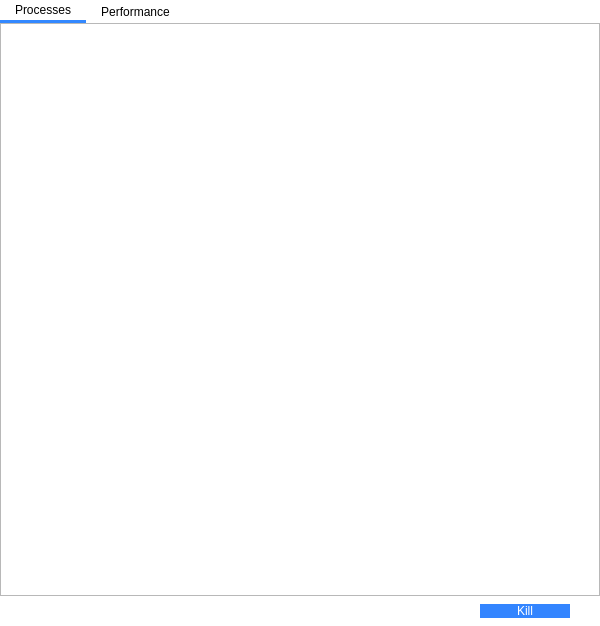
<?xml version="1.0" encoding="UTF-8"?>
<ui version="4.0">
 <class>MainWindow</class>
 <widget class="QMainWindow" name="MainWindow">
  <property name="geometry">
   <rect>
    <x>0</x>
    <y>0</y>
    <width>600</width>
    <height>626</height>
   </rect>
  </property>
  <property name="minimumSize">
   <size>
    <width>590</width>
    <height>540</height>
   </size>
  </property>
  <property name="windowTitle">
   <string>TaskManager</string>
  </property>
  <property name="styleSheet">
   <string notr="true">QMainWindow{
	background-color: white;
}

QTabBar::tab{
	color:black;
	background: transparent;
	border: none;
	padding-left: 15px;
	padding-right: 15px;
	padding-top: 3px;
	padding-bottom: 3px;
}

QTabBar::tab:selected {
	border-bottom : 3px solid rgb(51, 136, 255);
	padding-bottom: 3px;
}

QTabBar::tab:hover:!selected{
	color:rgb(190, 190, 190);
	padding-bottom: 3px;
}

QTabWidget::pane{
	border:none;
}

QTreeView::item:selected{
	background-color: rgb(205,232,255);
	color:black;
}

QTreeView::item:hover:!selected {
    background-color: rgb(229, 243, 255);
}

QTreeView::item{
	min-height:30px;
}

QTreeView::branch:selected{
	background:rgb(205,232,255);
}

QTreeView::branch:hover:!selected{
	background:rgb(229, 243, 255);
}

QHeaderView::section {
	min-height:50px;
	border:none;
	border-right:1px solid qlineargradient(spread:pad, x1:0.484, y1:0.994318, x2:0.489, y2:0.244, stop:0 rgba(165, 165, 165, 255), stop:1 rgba(255, 255, 255, 255));
	border-bottom:1px solid rgb(189, 189, 189);
	background-color:white;
}

QHeaderView::section:hover{
	background-color:rgb(229, 243, 255);
}


QPushButton{
 	background-color:rgb(51,133,255);
	border:none;
	color:rgb(255,255,255);
}

QPushButton:hover{
	background-color:rgb(49,126,243);
	border:none
}

QPushButton:pressed{
	background-color:rgb(48,117,220);
	border:none}

QListView{
	background:transparent;
	border:none;
}

QListView::item:selected{
	background-color: rgb(205,232,255);
	color:black;
	border:1px solid rgb(17, 125, 187);
}

QListView::item:hover:!selected {
   background-color: rgb(229, 243, 255);
	border:1px solid rgb(17, 125, 187);
}

QListView::item{
	min-height:80px;
}

</string>
  </property>
  <widget class="QWidget" name="centralWidget">
   <property name="styleSheet">
    <string notr="true"/>
   </property>
   <layout class="QVBoxLayout" name="verticalLayout">
    <property name="spacing">
     <number>5</number>
    </property>
    <property name="leftMargin">
     <number>0</number>
    </property>
    <property name="topMargin">
     <number>0</number>
    </property>
    <property name="rightMargin">
     <number>0</number>
    </property>
    <property name="bottomMargin">
     <number>0</number>
    </property>
    <item>
     <widget class="QTabWidget" name="centralTabWidget">
      <property name="currentIndex">
       <number>0</number>
      </property>
      <widget class="QWidget" name="processTab">
       <attribute name="title">
        <string>Processes</string>
       </attribute>
       <layout class="QVBoxLayout" name="verticalLayout_2">
        <property name="spacing">
         <number>0</number>
        </property>
        <property name="leftMargin">
         <number>0</number>
        </property>
        <property name="topMargin">
         <number>0</number>
        </property>
        <property name="rightMargin">
         <number>0</number>
        </property>
        <property name="bottomMargin">
         <number>0</number>
        </property>
        <item>
         <widget class="QTreeView" name="processView"/>
        </item>
        <item>
         <widget class="QWidget" name="killProcessWidget" native="true">
          <layout class="QHBoxLayout" name="horizontalLayout">
           <property name="spacing">
            <number>0</number>
           </property>
           <property name="leftMargin">
            <number>480</number>
           </property>
           <property name="topMargin">
            <number>8</number>
           </property>
           <property name="rightMargin">
            <number>30</number>
           </property>
           <property name="bottomMargin">
            <number>8</number>
           </property>
           <item>
            <widget class="QPushButton" name="killProcessButton">
             <property name="text">
              <string>Kill</string>
             </property>
            </widget>
           </item>
          </layout>
         </widget>
        </item>
       </layout>
      </widget>
      <widget class="QWidget" name="performanceTab">
       <attribute name="title">
        <string>Performance</string>
       </attribute>
       <layout class="QHBoxLayout" name="horizontalLayout_3" stretch="1,2">
        <property name="spacing">
         <number>10</number>
        </property>
        <property name="leftMargin">
         <number>5</number>
        </property>
        <property name="topMargin">
         <number>5</number>
        </property>
        <property name="rightMargin">
         <number>15</number>
        </property>
        <property name="bottomMargin">
         <number>0</number>
        </property>
        <item>
         <widget class="QListWidget" name="usageOptionList">
          <property name="viewMode">
           <enum>QListView::ListMode</enum>
          </property>
          <item>
           <property name="text">
            <string>CPU</string>
           </property>
           <property name="font">
            <font>
             <pointsize>15</pointsize>
            </font>
           </property>
          </item>
          <item>
           <property name="text">
            <string>Memory</string>
           </property>
           <property name="font">
            <font>
             <pointsize>15</pointsize>
            </font>
           </property>
          </item>
         </widget>
        </item>
        <item>
         <widget class="QStackedWidget" name="stackedWidget">
          <property name="currentIndex">
           <number>0</number>
          </property>
          <widget class="QWidget" name="cpuPage">
           <layout class="QVBoxLayout" name="verticalLayout_4" stretch="1,6,6">
            <property name="spacing">
             <number>0</number>
            </property>
            <property name="leftMargin">
             <number>0</number>
            </property>
            <property name="topMargin">
             <number>0</number>
            </property>
            <property name="rightMargin">
             <number>0</number>
            </property>
            <property name="bottomMargin">
             <number>0</number>
            </property>
            <item>
             <layout class="QHBoxLayout" name="horizontalLayout_4" stretch="1,5">
              <property name="spacing">
               <number>0</number>
              </property>
              <property name="leftMargin">
               <number>5</number>
              </property>
              <item>
               <widget class="QLabel" name="cpuLabel">
                <property name="text">
                 <string>CPU</string>
                </property>
               </widget>
              </item>
              <item>
               <widget class="QLabel" name="cpuName">
                <property name="text">
                 <string>TextLabel</string>
                </property>
                <property name="alignment">
                 <set>Qt::AlignRight|Qt::AlignTrailing|Qt::AlignVCenter</set>
                </property>
               </widget>
              </item>
             </layout>
            </item>
            <item>
             <widget class="UsagePlot" name="cpuUsagePLot" native="true"/>
            </item>
            <item>
             <layout class="QHBoxLayout" name="horizontalLayout_5">
              <property name="spacing">
               <number>10</number>
              </property>
              <property name="leftMargin">
               <number>5</number>
              </property>
              <item>
               <layout class="QVBoxLayout" name="verticalLayout_3" stretch="4,1,1">
                <property name="spacing">
                 <number>0</number>
                </property>
                <property name="bottomMargin">
                 <number>40</number>
                </property>
                <item>
                 <layout class="QGridLayout" name="gridLayout">
                  <property name="verticalSpacing">
                   <number>0</number>
                  </property>
                  <item row="0" column="1">
                   <widget class="QLabel" name="label_3">
                    <property name="text">
                     <string>Speed</string>
                    </property>
                   </widget>
                  </item>
                  <item row="0" column="0">
                   <widget class="QLabel" name="label_2">
                    <property name="text">
                     <string>Utilization</string>
                    </property>
                   </widget>
                  </item>
                  <item row="3" column="0">
                   <widget class="QLabel" name="processes">
                    <property name="text">
                     <string>TextLabel</string>
                    </property>
                   </widget>
                  </item>
                  <item row="1" column="0">
                   <widget class="QLabel" name="utilization">
                    <property name="text">
                     <string>TextLabel</string>
                    </property>
                   </widget>
                  </item>
                  <item row="3" column="1">
                   <widget class="QLabel" name="temperature">
                    <property name="palette">
                     <palette>
                      <active>
                       <colorrole role="WindowText">
                        <brush brushstyle="SolidPattern">
                         <color alpha="255">
                          <red>242</red>
                          <green>98</green>
                          <blue>31</blue>
                         </color>
                        </brush>
                       </colorrole>
                      </active>
                      <inactive>
                       <colorrole role="WindowText">
                        <brush brushstyle="SolidPattern">
                         <color alpha="255">
                          <red>242</red>
                          <green>98</green>
                          <blue>31</blue>
                         </color>
                        </brush>
                       </colorrole>
                      </inactive>
                      <disabled>
                       <colorrole role="WindowText">
                        <brush brushstyle="SolidPattern">
                         <color alpha="255">
                          <red>160</red>
                          <green>160</green>
                          <blue>160</blue>
                         </color>
                        </brush>
                       </colorrole>
                      </disabled>
                     </palette>
                    </property>
                    <property name="text">
                     <string>TextLabel</string>
                    </property>
                   </widget>
                  </item>
                  <item row="1" column="1">
                   <widget class="QLabel" name="speed">
                    <property name="text">
                     <string>TextLabel</string>
                    </property>
                   </widget>
                  </item>
                  <item row="2" column="0">
                   <widget class="QLabel" name="label_15">
                    <property name="text">
                     <string>Processes</string>
                    </property>
                   </widget>
                  </item>
                  <item row="2" column="1">
                   <widget class="QLabel" name="label_16">
                    <property name="text">
                     <string>Temperature</string>
                    </property>
                   </widget>
                  </item>
                 </layout>
                </item>
                <item>
                 <widget class="QLabel" name="label_12">
                  <property name="text">
                   <string>Up Time</string>
                  </property>
                 </widget>
                </item>
                <item>
                 <widget class="QLabel" name="upTime">
                  <property name="text">
                   <string>TextLabel</string>
                  </property>
                 </widget>
                </item>
               </layout>
              </item>
              <item>
               <spacer name="horizontalSpacer">
                <property name="orientation">
                 <enum>Qt::Horizontal</enum>
                </property>
                <property name="sizeHint" stdset="0">
                 <size>
                  <width>40</width>
                  <height>20</height>
                 </size>
                </property>
               </spacer>
              </item>
              <item>
               <layout class="QFormLayout" name="formLayout">
                <property name="horizontalSpacing">
                 <number>10</number>
                </property>
                <property name="verticalSpacing">
                 <number>10</number>
                </property>
                <item row="0" column="0">
                 <widget class="QLabel" name="label_6">
                  <property name="text">
                   <string>Maximum Speed:</string>
                  </property>
                 </widget>
                </item>
                <item row="0" column="1">
                 <widget class="QLabel" name="maxSpeed">
                  <property name="text">
                   <string>TextLabel</string>
                  </property>
                 </widget>
                </item>
                <item row="1" column="0">
                 <widget class="QLabel" name="label_7">
                  <property name="text">
                   <string>Cores:</string>
                  </property>
                 </widget>
                </item>
                <item row="1" column="1">
                 <widget class="QLabel" name="cores">
                  <property name="text">
                   <string>TextLabel</string>
                  </property>
                 </widget>
                </item>
                <item row="2" column="0">
                 <widget class="QLabel" name="label_8">
                  <property name="text">
                   <string>Logical processors:</string>
                  </property>
                 </widget>
                </item>
                <item row="2" column="1">
                 <widget class="QLabel" name="logicalProcessors">
                  <property name="text">
                   <string>TextLabel</string>
                  </property>
                 </widget>
                </item>
               </layout>
              </item>
             </layout>
            </item>
           </layout>
          </widget>
          <widget class="QWidget" name="memoryPage">
           <layout class="QVBoxLayout" name="verticalLayout_6" stretch="1,6,6">
            <property name="spacing">
             <number>0</number>
            </property>
            <property name="leftMargin">
             <number>0</number>
            </property>
            <property name="topMargin">
             <number>0</number>
            </property>
            <property name="rightMargin">
             <number>0</number>
            </property>
            <property name="bottomMargin">
             <number>0</number>
            </property>
            <item>
             <layout class="QHBoxLayout" name="horizontalLayout_6" stretch="1,5">
              <property name="spacing">
               <number>0</number>
              </property>
              <property name="leftMargin">
               <number>5</number>
              </property>
              <item>
               <widget class="QLabel" name="memoryLabel">
                <property name="palette">
                 <palette>
                  <active/>
                  <inactive/>
                  <disabled/>
                 </palette>
                </property>
                <property name="text">
                 <string>Memory</string>
                </property>
               </widget>
              </item>
              <item>
               <widget class="QLabel" name="memoryName">
                <property name="palette">
                 <palette>
                  <active/>
                  <inactive/>
                  <disabled/>
                 </palette>
                </property>
                <property name="text">
                 <string>TextLabel</string>
                </property>
                <property name="alignment">
                 <set>Qt::AlignRight|Qt::AlignTrailing|Qt::AlignVCenter</set>
                </property>
               </widget>
              </item>
             </layout>
            </item>
            <item>
             <widget class="UsagePlot" name="memoryUsagePlot" native="true"/>
            </item>
            <item>
             <layout class="QHBoxLayout" name="horizontalLayout_7">
              <property name="spacing">
               <number>10</number>
              </property>
              <property name="leftMargin">
               <number>5</number>
              </property>
              <item>
               <layout class="QGridLayout" name="gridLayout_2">
                <property name="bottomMargin">
                 <number>80</number>
                </property>
                <property name="horizontalSpacing">
                 <number>5</number>
                </property>
                <property name="verticalSpacing">
                 <number>0</number>
                </property>
                <item row="0" column="1">
                 <widget class="QLabel" name="label_4">
                  <property name="palette">
                   <palette>
                    <active/>
                    <inactive/>
                    <disabled/>
                   </palette>
                  </property>
                  <property name="text">
                   <string>Available</string>
                  </property>
                 </widget>
                </item>
                <item row="0" column="0">
                 <widget class="QLabel" name="usedLabel">
                  <property name="palette">
                   <palette>
                    <active/>
                    <inactive/>
                    <disabled/>
                   </palette>
                  </property>
                  <property name="text">
                   <string>Used</string>
                  </property>
                 </widget>
                </item>
                <item row="3" column="0">
                 <widget class="QLabel" name="cached">
                  <property name="text">
                   <string>TextLabel</string>
                  </property>
                 </widget>
                </item>
                <item row="1" column="0">
                 <widget class="QLabel" name="usedMemory">
                  <property name="text">
                   <string>TextLabel</string>
                  </property>
                 </widget>
                </item>
                <item row="3" column="1">
                 <widget class="QLabel" name="reserved">
                  <property name="text">
                   <string>TextLabel</string>
                  </property>
                 </widget>
                </item>
                <item row="1" column="1">
                 <widget class="QLabel" name="availableMemory">
                  <property name="text">
                   <string>TextLabel</string>
                  </property>
                 </widget>
                </item>
                <item row="2" column="0">
                 <widget class="QLabel" name="cachedLabel">
                  <property name="palette">
                   <palette>
                    <active/>
                    <inactive/>
                    <disabled/>
                   </palette>
                  </property>
                  <property name="text">
                   <string>Cached</string>
                  </property>
                 </widget>
                </item>
                <item row="2" column="1">
                 <widget class="QLabel" name="reservedLabel">
                  <property name="palette">
                   <palette>
                    <active/>
                    <inactive/>
                    <disabled/>
                   </palette>
                  </property>
                  <property name="text">
                   <string>Reserved</string>
                  </property>
                 </widget>
                </item>
               </layout>
              </item>
              <item>
               <spacer name="horizontalSpacer_2">
                <property name="orientation">
                 <enum>Qt::Horizontal</enum>
                </property>
                <property name="sizeHint" stdset="0">
                 <size>
                  <width>40</width>
                  <height>20</height>
                 </size>
                </property>
               </spacer>
              </item>
              <item>
               <layout class="QFormLayout" name="formLayout_2">
                <property name="horizontalSpacing">
                 <number>10</number>
                </property>
                <property name="verticalSpacing">
                 <number>10</number>
                </property>
                <item row="0" column="0">
                 <widget class="QLabel" name="label_9">
                  <property name="palette">
                   <palette>
                    <active/>
                    <inactive/>
                    <disabled/>
                   </palette>
                  </property>
                  <property name="text">
                   <string>Speed:</string>
                  </property>
                 </widget>
                </item>
                <item row="1" column="0">
                 <widget class="QLabel" name="label_10">
                  <property name="palette">
                   <palette>
                    <active/>
                    <inactive/>
                    <disabled/>
                   </palette>
                  </property>
                  <property name="text">
                   <string>Sockets:</string>
                  </property>
                 </widget>
                </item>
                <item row="2" column="0">
                 <widget class="QLabel" name="label_11">
                  <property name="palette">
                   <palette>
                    <active/>
                    <inactive/>
                    <disabled/>
                   </palette>
                  </property>
                  <property name="text">
                   <string>Reserved:</string>
                  </property>
                 </widget>
                </item>
                <item row="0" column="1">
                 <widget class="QLabel" name="memorySpeed">
                  <property name="text">
                   <string>TextLabel</string>
                  </property>
                 </widget>
                </item>
                <item row="1" column="1">
                 <widget class="QLabel" name="memorySockets">
                  <property name="text">
                   <string>2/2</string>
                  </property>
                 </widget>
                </item>
                <item row="2" column="1">
                 <widget class="QLabel" name="logicalProcessors_2">
                  <property name="text">
                   <string>Text</string>
                  </property>
                 </widget>
                </item>
                <item row="3" column="0">
                 <widget class="QLabel" name="label_20">
                  <property name="palette">
                   <palette>
                    <active/>
                    <inactive/>
                    <disabled/>
                   </palette>
                  </property>
                  <property name="text">
                   <string>Reserved:</string>
                  </property>
                 </widget>
                </item>
                <item row="3" column="1">
                 <widget class="QLabel" name="temperature_2">
                  <property name="text">
                   <string>Text</string>
                  </property>
                 </widget>
                </item>
               </layout>
              </item>
             </layout>
            </item>
           </layout>
          </widget>
         </widget>
        </item>
       </layout>
      </widget>
     </widget>
    </item>
   </layout>
  </widget>
 </widget>
 <layoutdefault spacing="6" margin="11"/>
 <customwidgets>
  <customwidget>
   <class>UsagePlot</class>
   <extends>QWidget</extends>
   <header location="global">usageplot.h</header>
   <container>1</container>
  </customwidget>
 </customwidgets>
 <tabstops>
  <tabstop>centralTabWidget</tabstop>
  <tabstop>processView</tabstop>
  <tabstop>killProcessButton</tabstop>
  <tabstop>usageOptionList</tabstop>
 </tabstops>
 <resources/>
 <connections/>
</ui>
